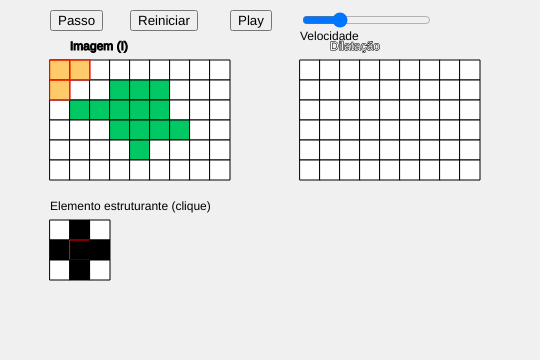
Frame 1 (no input)
Frame 60 (no input): identical to frame 1, image omitted
Frame 120 (the mouse pressed at the canvas centre since frame 60): identical to frame 1, image omitted

The p5.js sketch that drew this single still picture (run headless with seeded random() and noise() and a simulated clock; from frame 60 on, the mouse is pressed at the canvas centre):

// p5.js sketch
// ── sketch.js
let img = [
  [0, 0, 0, 0, 0, 0, 0, 0, 0],
  [0, 0, 0, 1, 1, 1, 0, 0, 0],
  [0, 1, 1, 1, 1, 1, 0, 0, 0],
  [0, 0, 0, 1, 1, 1, 1, 0, 0],
  [0, 0, 0, 0, 1, 0, 0, 0, 0],
  [0, 0, 0, 0, 0, 0, 0, 0, 0],
];

let se = [
  [0, 1, 0],
  [1, 1, 1],
  [0, 1, 0],
];

let result = [];
let cellSize = 20;

let stepX = 0;
let stepY = 0;

let btnStep, btnReset, btnPlay;
let running = false;

let speedSlider;
let lastStepTime = 0;
let interval = 300;

// posição do SE desenhável
let seOffsetX = 50;
let seOffsetY = 220;
let seCell = 20;

function setup() {
  createCanvas(540, 360);
  initResult();

  btnStep = createButton("Passo");
  btnStep.position(50, 10);
  btnStep.mousePressed(nextStep);

  btnReset = createButton("Reiniciar");
  btnReset.position(130, 10);
  btnReset.mousePressed(resetSim);

  btnPlay = createButton("Play");
  btnPlay.position(230, 10);
  btnPlay.mousePressed(toggleRun);

  speedSlider = createSlider(50, 1000, 300);
  speedSlider.position(300, 10);
}

function initResult() {
  result = [];
  for (let i = 0; i < img.length; i++) {
    result[i] = [];
    for (let j = 0; j < img[0].length; j++) {
      result[i][j] = 0;
    }
  }
}

function resetSim() {
  initResult();
  stepX = 0;
  stepY = 0;
  running = false;
  btnPlay.html("Play");
}

function toggleRun() {
  running = !running;
  btnPlay.html(running ? "Pause" : "Play");
}

function nextStep() {
  if (stepY < img.length) {
    if (fitsDilation(stepX, stepY)) {
      result[stepY][stepX] = 1;
    }

    stepX++;
    if (stepX >= img[0].length) {
      stepX = 0;
      stepY++;
    }
  }
}

// 🔥 DILATAÇÃO
function fitsDilation(x, y) {
  let cx = floor(se[0].length / 2);
  let cy = floor(se.length / 2);

  for (let i = 0; i < se.length; i++) {
    for (let j = 0; j < se[0].length; j++) {
      if (se[i][j] === 1) {
        let px = x + j - cx;
        let py = y + i - cy;

        if (py >= 0 && py < img.length && px >= 0 && px < img[0].length) {
          if (img[py][px] === 1) {
            return true; // basta um!
          }
        }
      }
    }
  }
  return false;
}

// ----------------------------

function drawGrid(matrix, offsetX, offsetY) {
  for (let i = 0; i < matrix.length; i++) {
    for (let j = 0; j < matrix[0].length; j++) {
      stroke(0);
      fill(matrix[i][j] ? color(0, 200, 100) : 255);
      rect(offsetX + j * cellSize, offsetY + i * cellSize, cellSize, cellSize);
    }
  }
}

// SE sobre imagem
function drawStructuringElement(x, y, offsetX, offsetY) {
  let cx = floor(se[0].length / 2);
  let cy = floor(se.length / 2);

  for (let i = 0; i < se.length; i++) {
    for (let j = 0; j < se[0].length; j++) {
      if (se[i][j] === 1) {
        let px = x + j - cx;
        let py = y + i - cy;

        if (py >= 0 && py < img.length && px >= 0 && px < img[0].length) {
          fill(255, 165, 0, 150);
          rect(
            offsetX + px * cellSize,
            offsetY + py * cellSize,
            cellSize,
            cellSize
          );
        }
      }
    }
  }
}

// SE editável
function drawSE() {
  fill(0);
  noStroke();
  text("Elemento estruturante (clique)", seOffsetX, seOffsetY - 10);

  for (let i = 0; i < se.length; i++) {
    for (let j = 0; j < se[0].length; j++) {
      fill(se[i][j] ? 0 : 255);
      stroke(0);
      rect(seOffsetX + j * seCell, seOffsetY + i * seCell, seCell, seCell);

      let cx = floor(se[0].length / 2);
      let cy = floor(se.length / 2);

      if (i === cy && j === cx) {
        noFill();
        stroke(255, 0, 0);
        rect(seOffsetX + j * seCell, seOffsetY + i * seCell, seCell, seCell);
      }
    }
  }
}

// clique no SE
function mousePressed() {
  let cx = floor(se[0].length / 2);
  let cy = floor(se.length / 2);

  for (let i = 0; i < se.length; i++) {
    for (let j = 0; j < se[0].length; j++) {
      let x = seOffsetX + j * seCell;
      let y = seOffsetY + i * seCell;

      if (
        mouseX > x &&
        mouseX < x + seCell &&
        mouseY > y &&
        mouseY < y + seCell
      ) {
        se[i][j] = 1 - se[i][j];

        resetSim();
      }
    }
  }
}

// ----------------------------

function draw() {
  background(240);

  let offsetY = 60;

  // animação
  interval = speedSlider.value();

  if (running && millis() - lastStepTime > interval) {
    nextStep();
    lastStepTime = millis();

    if (stepY >= img.length) {
      running = false;
      btnPlay.html("Play");
    }
  }

  drawGrid(img, 50, offsetY);
  fill(0);
  text("Imagem (I)", 70, offsetY - 10);

  drawGrid(result, 300, offsetY);
  text("Dilatação", 330, offsetY - 10);

  if (stepY < img.length) {
    noFill();
    stroke(255, 0, 0);
    rect(50 + stepX * cellSize, offsetY + stepY * cellSize, cellSize, cellSize);

    drawStructuringElement(stepX, stepY, 50, offsetY);
  } else {
    fill(0);
    text("Processo concluído", 50, offsetY + img.length * cellSize + 20);
  }

  drawSE();

  fill(0);
  noStroke();
  text("Velocidade", 300, 40);
}
